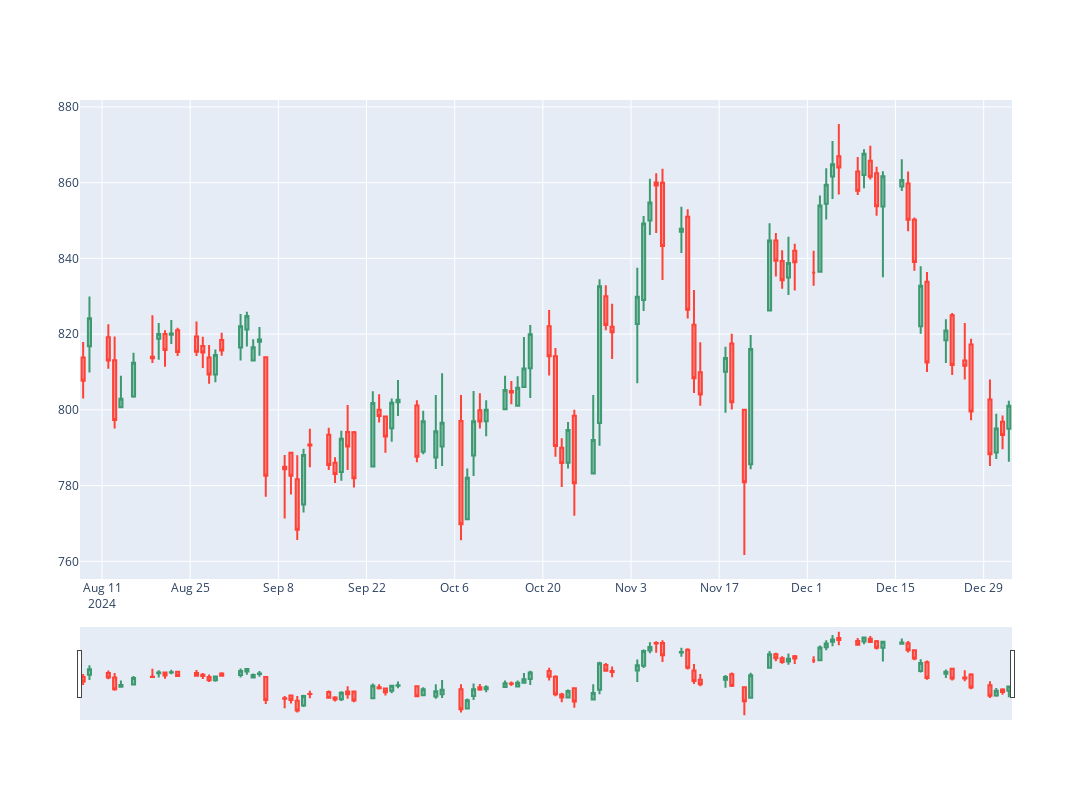

Notebook source saved alongside this figure:
### Code cell
fig = go.Figure(
    data = [
        go.Candlestick(
            x = df. index,
            open = df["1. open"],
            high = df["2. high"],
            low = df["3. low"],
            close = df["4. close"]

        )
    ]
)

fig.update_layout(width=1200, height=800)
fig.show()
